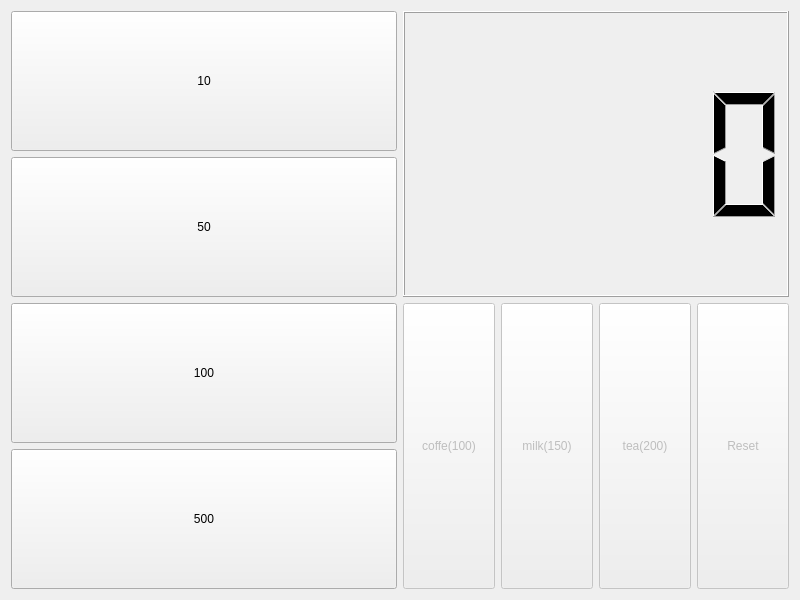
<?xml version="1.0" encoding="UTF-8"?>
<ui version="4.0">
 <class>Widget</class>
 <widget class="QWidget" name="Widget">
  <property name="geometry">
   <rect>
    <x>0</x>
    <y>0</y>
    <width>800</width>
    <height>600</height>
   </rect>
  </property>
  <property name="windowTitle">
   <string>Widget</string>
  </property>
  <layout class="QGridLayout" name="gridLayout">
   <item row="0" column="0" rowspan="2">
    <layout class="QVBoxLayout" name="verticalLayout">
     <item>
      <widget class="QPushButton" name="pb10">
       <property name="sizePolicy">
        <sizepolicy hsizetype="Minimum" vsizetype="Expanding">
         <horstretch>0</horstretch>
         <verstretch>0</verstretch>
        </sizepolicy>
       </property>
       <property name="text">
        <string>10</string>
       </property>
      </widget>
     </item>
     <item>
      <widget class="QPushButton" name="pb50">
       <property name="sizePolicy">
        <sizepolicy hsizetype="Minimum" vsizetype="Expanding">
         <horstretch>0</horstretch>
         <verstretch>0</verstretch>
        </sizepolicy>
       </property>
       <property name="text">
        <string>50</string>
       </property>
      </widget>
     </item>
     <item>
      <widget class="QPushButton" name="pb100">
       <property name="sizePolicy">
        <sizepolicy hsizetype="Minimum" vsizetype="Expanding">
         <horstretch>0</horstretch>
         <verstretch>0</verstretch>
        </sizepolicy>
       </property>
       <property name="text">
        <string>100</string>
       </property>
      </widget>
     </item>
     <item>
      <widget class="QPushButton" name="pb500">
       <property name="sizePolicy">
        <sizepolicy hsizetype="Minimum" vsizetype="Expanding">
         <horstretch>0</horstretch>
         <verstretch>0</verstretch>
        </sizepolicy>
       </property>
       <property name="text">
        <string>500</string>
       </property>
      </widget>
     </item>
    </layout>
   </item>
   <item row="0" column="1">
    <widget class="QLCDNumber" name="lcdNumber">
     <property name="sizePolicy">
      <sizepolicy hsizetype="Minimum" vsizetype="Expanding">
       <horstretch>0</horstretch>
       <verstretch>0</verstretch>
      </sizepolicy>
     </property>
    </widget>
   </item>
   <item row="1" column="1">
    <layout class="QHBoxLayout" name="horizontalLayout">
     <item>
      <widget class="QPushButton" name="pbcoffee">
       <property name="enabled">
        <bool>false</bool>
       </property>
       <property name="sizePolicy">
        <sizepolicy hsizetype="Minimum" vsizetype="Expanding">
         <horstretch>0</horstretch>
         <verstretch>0</verstretch>
        </sizepolicy>
       </property>
       <property name="text">
        <string>coffe(100)</string>
       </property>
      </widget>
     </item>
     <item>
      <widget class="QPushButton" name="pbmilk">
       <property name="enabled">
        <bool>false</bool>
       </property>
       <property name="sizePolicy">
        <sizepolicy hsizetype="Minimum" vsizetype="Expanding">
         <horstretch>0</horstretch>
         <verstretch>0</verstretch>
        </sizepolicy>
       </property>
       <property name="text">
        <string>milk(150)</string>
       </property>
      </widget>
     </item>
     <item>
      <widget class="QPushButton" name="pbtea">
       <property name="enabled">
        <bool>false</bool>
       </property>
       <property name="sizePolicy">
        <sizepolicy hsizetype="Minimum" vsizetype="Expanding">
         <horstretch>0</horstretch>
         <verstretch>0</verstretch>
        </sizepolicy>
       </property>
       <property name="text">
        <string>tea(200)</string>
       </property>
      </widget>
     </item>
     <item>
      <widget class="QPushButton" name="pbReset">
       <property name="enabled">
        <bool>false</bool>
       </property>
       <property name="sizePolicy">
        <sizepolicy hsizetype="Minimum" vsizetype="Expanding">
         <horstretch>0</horstretch>
         <verstretch>0</verstretch>
        </sizepolicy>
       </property>
       <property name="text">
        <string>Reset</string>
       </property>
      </widget>
     </item>
    </layout>
   </item>
  </layout>
 </widget>
 <resources/>
 <connections/>
</ui>
